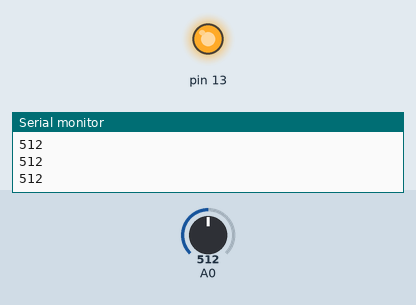
This sketch was run on a simulated Arduino Uno, built with avr-gcc and run on an emulated ATmega328P. Parts: output pins drawn as LEDs (lit = HIGH), the last lines printed to the serial monitor. The test bench sets the inputs (shaded band); at power-on: A0 = 512.

Above: at 1.2 s.
1.3 s: A0 set to 482
At 2.3 s:
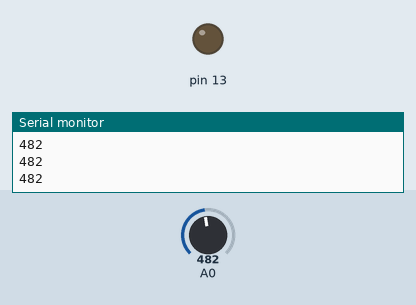
2.8 s: A0 set to 510
At 3.5 s:
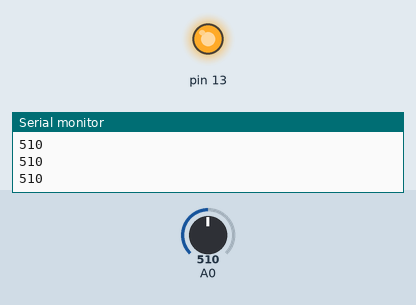
4.3 s: A0 set to 490
At 4.6 s:
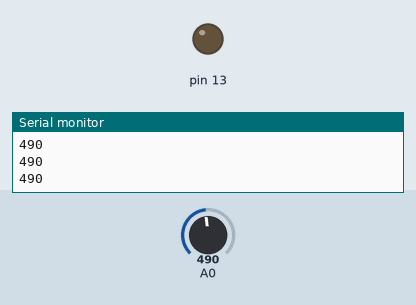
Timing chart, 0 to 7.3 s (numbered marks = the images above; inputs shaded):
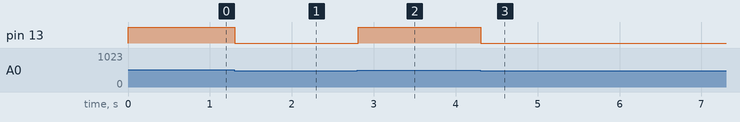

Measured:
- the behaviour switches between 501 and 500 on A0 (found by bisection; images 0 and 1)
- after the input at 1.3 s, pin 13: HIGH → LOW at once
- after the input at 2.8 s, pin 13: LOW → HIGH at once
- after the input at 4.3 s, pin 13: HIGH → LOW at once

The sketch:

____.ino
```cpp
// C++ code
//
void setup()
{
  pinMode(13, OUTPUT);
  Serial.begin(9600);

}

void loop()
{
	int analogValue = analogRead(A0);
  	Serial.println(analogValue);

  if (analogValue>500)
    digitalWrite(13,HIGH);
  else
    digitalWrite(13,LOW);


}
```
